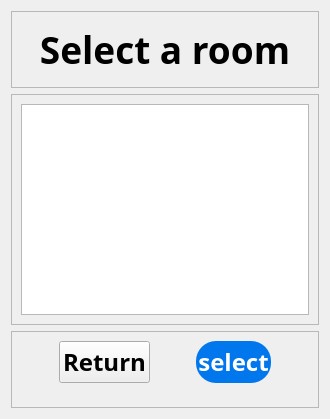
           <widget class="QWidget" name="select_page7">
            <layout class="QVBoxLayout" name="verticalLayout_13">
             <item>
              <layout class="QVBoxLayout" name="verticalLayout_12" stretch="1,3,1">
               <item>
                <widget class="QFrame" name="frame_21">
                 <property name="frameShape">
                  <enum>QFrame::StyledPanel</enum>
                 </property>
                 <property name="frameShadow">
                  <enum>QFrame::Raised</enum>
                 </property>
                 <layout class="QGridLayout" name="gridLayout_42">
                  <item row="0" column="0">
                   <layout class="QGridLayout" name="gridLayout_41">
                    <item row="0" column="0">
                     <widget class="QLabel" name="label_26">
                      <property name="font">
                       <font>
                        <family>Bahnschrift SemiBold</family>
                        <pointsize>28</pointsize>
                        <weight>75</weight>
                        <bold>true</bold>
                       </font>
                      </property>
                      <property name="text">
                       <string>Select a room</string>
                      </property>
                      <property name="alignment">
                       <set>Qt::AlignCenter</set>
                      </property>
                     </widget>
                    </item>
                   </layout>
                  </item>
                 </layout>
                </widget>
               </item>
               <item>
                <widget class="QFrame" name="frame_20">
                 <property name="frameShape">
                  <enum>QFrame::StyledPanel</enum>
                 </property>
                 <property name="frameShadow">
                  <enum>QFrame::Raised</enum>
                 </property>
                 <layout class="QGridLayout" name="gridLayout_44">
                  <item row="0" column="0">
                   <layout class="QGridLayout" name="gridLayout_43">
                    <item row="0" column="0">
                     <widget class="QTableWidget" name="room_info">
                      <property name="font">
                       <font>
                        <family>Bahnschrift SemiBold</family>
                        <pointsize>18</pointsize>
                        <weight>75</weight>
                        <bold>true</bold>
                       </font>
                      </property>
                     </widget>
                    </item>
                   </layout>
                  </item>
                 </layout>
                </widget>
               </item>
               <item>
                <widget class="QFrame" name="frame_19">
                 <property name="frameShape">
                  <enum>QFrame::StyledPanel</enum>
                 </property>
                 <property name="frameShadow">
                  <enum>QFrame::Raised</enum>
                 </property>
                 <layout class="QGridLayout" name="gridLayout_46">
                  <item row="0" column="0">
                   <layout class="QGridLayout" name="gridLayout_45" columnstretch="2,4,0,4,2">
                    <item row="0" column="0">
                     <spacer name="horizontalSpacer_25">
                      <property name="orientation">
                       <enum>Qt::Horizontal</enum>
                      </property>
                      <property name="sizeHint" stdset="0">
                       <size>
                        <width>40</width>
                        <height>20</height>
                       </size>
                      </property>
                     </spacer>
                    </item>
                    <item row="0" column="4">
                     <spacer name="horizontalSpacer_27">
                      <property name="orientation">
                       <enum>Qt::Horizontal</enum>
                      </property>
                      <property name="sizeHint" stdset="0">
                       <size>
                        <width>40</width>
                        <height>20</height>
                       </size>
                      </property>
                     </spacer>
                    </item>
                    <item row="0" column="1">
                     <widget class="QPushButton" name="to_book_info_page">
                      <property name="sizePolicy">
                       <sizepolicy hsizetype="Minimum" vsizetype="Expanding">
                        <horstretch>0</horstretch>
                        <verstretch>0</verstretch>
                       </sizepolicy>
                      </property>
                      <property name="font">
                       <font>
                        <family>Bahnschrift SemiBold</family>
                        <pointsize>18</pointsize>
                        <weight>75</weight>
                        <bold>true</bold>
                       </font>
                      </property>
                      <property name="text">
                       <string>Return</string>
                      </property>
                     </widget>
                    </item>
                    <item row="0" column="3">
                     <widget class="QPushButton" name="to_confirm_order_page">
                      <property name="sizePolicy">
                       <sizepolicy hsizetype="Minimum" vsizetype="Expanding">
                        <horstretch>0</horstretch>
                        <verstretch>0</verstretch>
                       </sizepolicy>
                      </property>
                      <property name="font">
                       <font>
                        <family>Bahnschrift SemiBold</family>
                        <pointsize>18</pointsize>
                        <weight>75</weight>
                        <bold>true</bold>
                       </font>
                      </property>
                      <property name="styleSheet">
                       <string notr="true">QPushButton{background-color: rgb(0, 119, 237); border-radius:20px; color:rgb(255,255,255);}</string>
                      </property>
                      <property name="text">
                       <string>select</string>
                      </property>
                     </widget>
                    </item>
                    <item row="0" column="2">
                     <spacer name="horizontalSpacer_26">
                      <property name="orientation">
                       <enum>Qt::Horizontal</enum>
                      </property>
                      <property name="sizeHint" stdset="0">
                       <size>
                        <width>40</width>
                        <height>20</height>
                       </size>
                      </property>
                     </spacer>
                    </item>
                    <item row="1" column="1">
                     <spacer name="verticalSpacer_16">
                      <property name="orientation">
                       <enum>Qt::Vertical</enum>
                      </property>
                      <property name="sizeHint" stdset="0">
                       <size>
                        <width>20</width>
                        <height>40</height>
                       </size>
                      </property>
                     </spacer>
                    </item>
                   </layout>
                  </item>
                 </layout>
                </widget>
               </item>
              </layout>
             </item>
            </layout>
           </widget>
